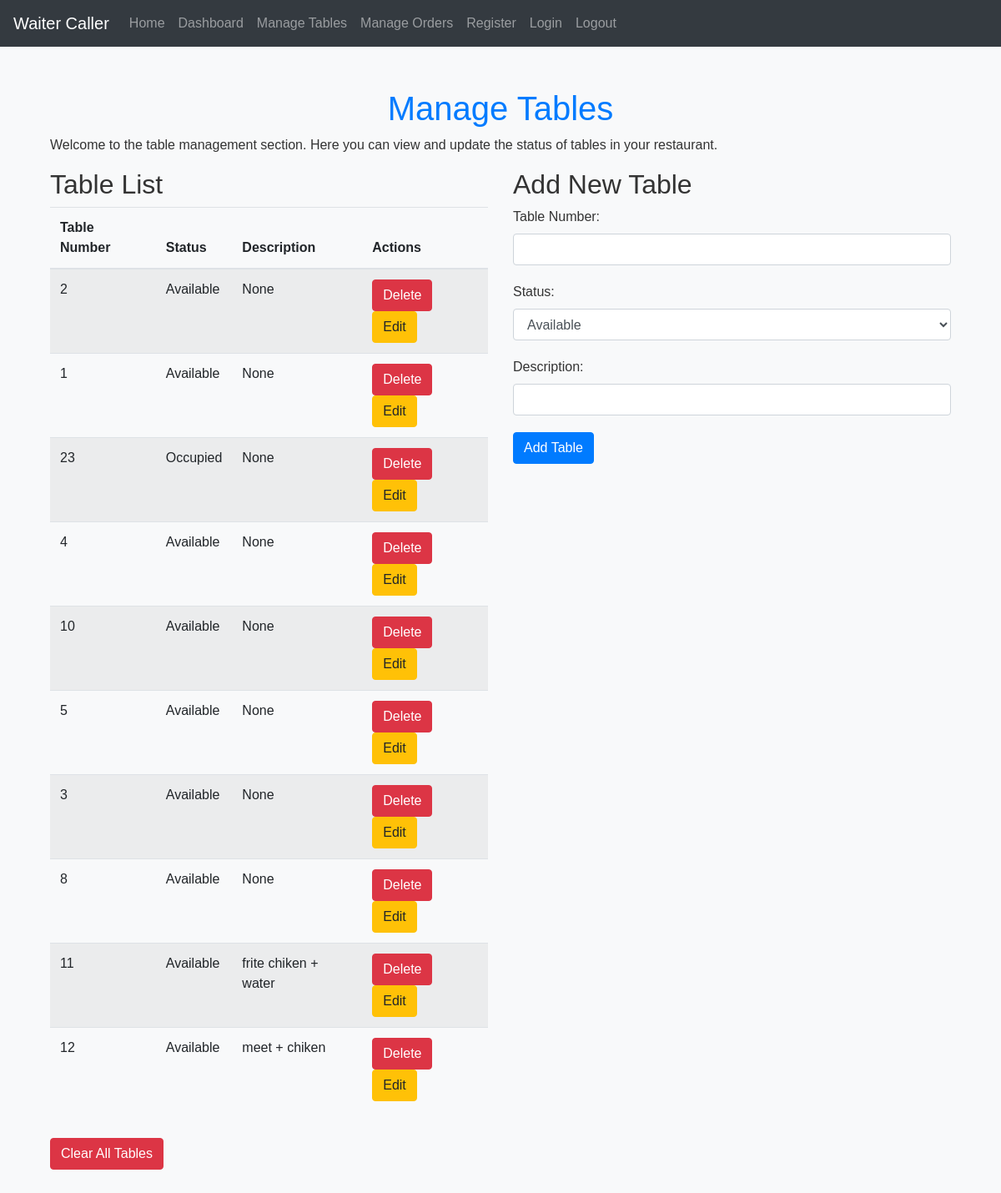
The app's page /manage_tables (signed in), older data.
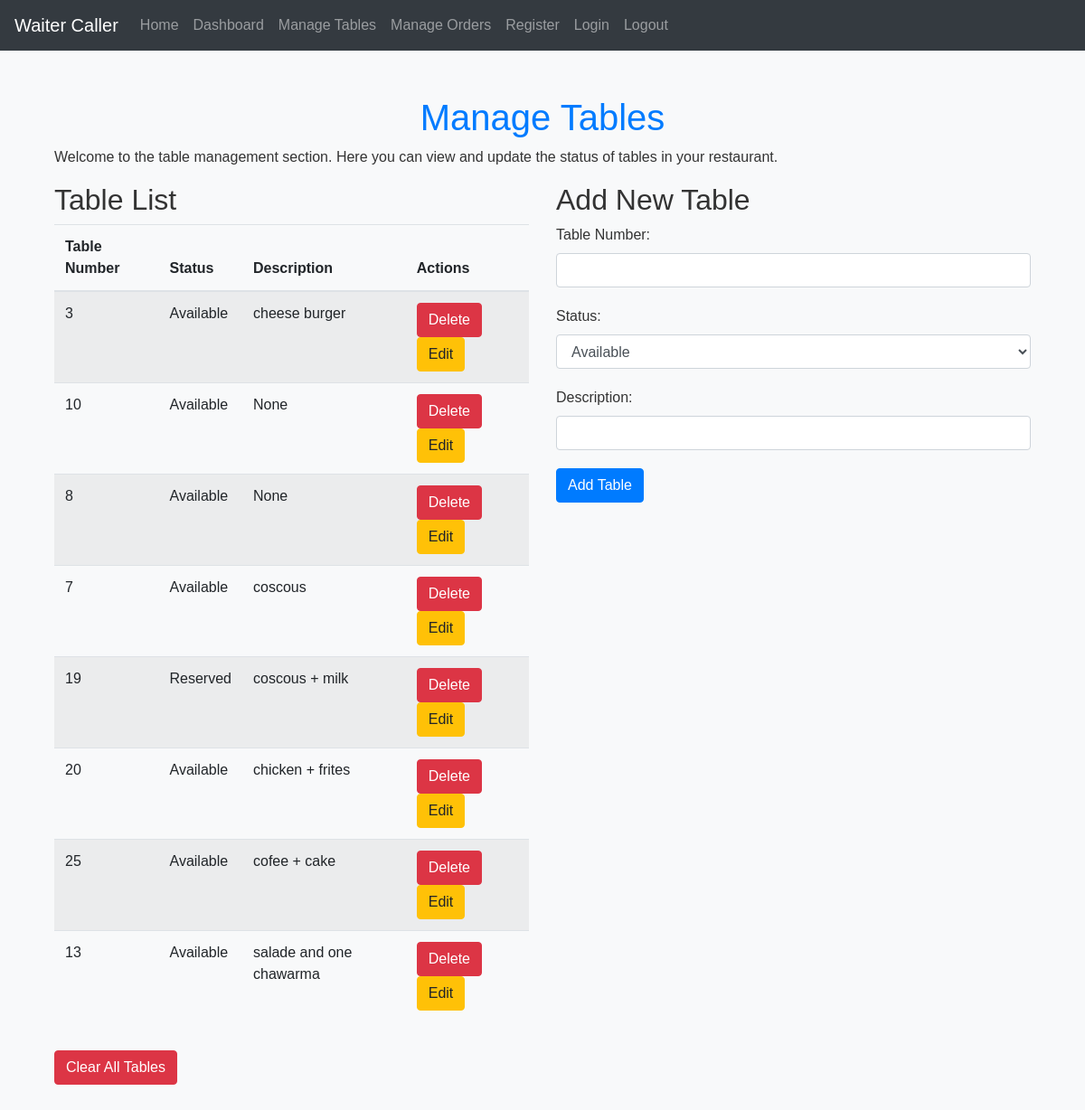
The same page, newer data.
### models.py (models this page shows)
class Table(db.Model):
    id = db.Column(db.Integer, primary_key=True)
    number = db.Column(db.Integer, unique=True, nullable=False)
    status = db.Column(db.String(20), nullable=False)

### app.py (the view, shortened to what this page needs)
@app.route('/manage_tables', methods=['GET', 'POST'])
def manage_tables():
    if 'user_id' not in session:
        flash('Please log in to manage tables.', 'error')
        return redirect(url_for('login'))
    tables = Table.query.all()
    return render_template('manage_tables.html', tables=tables)

### templates/manage_tables.html (shortened to what this page needs)
{% extends 'base.html' %}
{% block content %}
<div class="container mt-5">
    <h1 class="text-center">Manage Tables</h1>
    <p>Welcome to the table management section. Here you can view and update the status of tables in your restaurant.</p>
    <div class="row">
        <div class="col-md-6">
            <h2>Table List</h2>
            <table class="table table-striped">
                <thead>
                    <tr>
                        <th>Table Number</th>
                        <th>Status</th>
                        <th>Description</th>
                        <th>Actions</th>
                    </tr>
                </thead>
                <tbody>
                    {% for table in tables %}
                        <tr>
                            <td>{{ table.table_number }}</td>
                            <td>{{ table.status }}</td>
                            <td>{{ table.description }}</td>
                            <td>
                                <form method="POST" action="{{ url_for('delete_table', table_id=table.id) }}" style="display: inline;">
                                    <button type="submit" class="btn btn-danger">Delete</button>
                                </form>
                                <a href="{{ url_for('edit_table', table_id=table.id) }}" class="btn btn-warning">Edit</a>
                            </td>
                        </tr>
                    {% endfor %}
                </tbody>
            </table>
            <form method="POST" action="{{ url_for('clear_tables') }}" onsubmit="return confirm('Are you sure you want to delete all tables?');">
                <button type="submit" class="btn btn-danger mt-3">Clear All Tables</button>
            </form>
        </div>
        <div class="col-md-6">
            <h2>Add New Table</h2>
            <form method="POST" action="{{ url_for('manage_tables') }}">
                <div class="form-group">
                    <label for="table_number">Table Number:</label>
                    <input type="number" class="form-control" id="table_number" name="table_number" required>
                </div>
                <div class="form-group">
                    <label for="status">Status:</label>
                    <select class="form-control" id="status" name="status" required>
                        <option value="Available">Available</option>
                    </select>
                </div>
                <div class="form-group">
                    <label for="description">Description:</label>
                    <input type="text" class="form-control" id="description" name="description">
                </div>
                <button type="submit" class="btn btn-primary">Add Table</button>
            </form>
        </div>
    </div>
</div>
{% endblock %}

Row changes from the older to the newer data that the page shows:
removed Table: table_number "1", status "Available", description "None"
removed Table: table_number "23", status "Occupied", description "None"
removed Table: table_number "4", status "Available", description "None"
removed Table: table_number "5", status "Available", description "None"
removed Table: table_number "3", status "Available", description "None"
removed Table: table_number "11", status "Available", description "frite chiken + water"
removed Table: table_number "12", status "Available", description "meet + chiken"
changed Table: table_number "2" → "3"; description "None" → "cheese burger"
added Table: table_number "7", status "Available", description "coscous"
added Table: table_number "19", status "Reserved", description "coscous + milk"
added Table: table_number "20", status "Available", description "chicken + frites"
added Table: table_number "25", status "Available", description "cofee + cake"
added Table: table_number "13", status "Available", description "salade and one chawarma"
